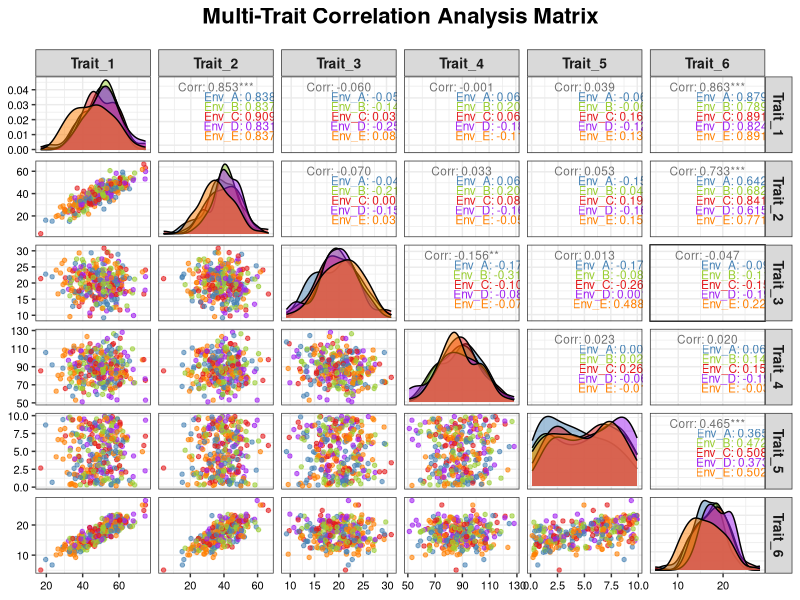

Generate this figure with R:
# ==============================================================================
# Project: Multi-Trait Correlation Analysis Pipeline
# Description: 
#   This script performs correlation matrix visualization for multiple phenotypic 
#   traits across different environments/targets using the GGally package.
#   It includes synthetic data generation to ensure privacy and reproducibility.
#
# Author: Liang Xiaotian
# Email: 494382219@qq.com
# Date: 2025-12-06
# License: MIT
# ==============================================================================

# ------------------------------------------------------------------------------
# Section 1: Environment Setup & Dependency Management
# ------------------------------------------------------------------------------

# List of required packages
required_packages <- c("ggplot2", "GGally")

# Function to check and install missing packages automatically
install_if_missing <- function(packages) {
  new_packages <- packages[!(packages %in% installed.packages()[, "Package"])]
  if (length(new_packages)) {
    message("Installing missing packages: ", paste(new_packages, collapse = ", "))
    install.packages(new_packages)
  }
  invisible(sapply(packages, library, character.only = TRUE))
}

# Load packages
install_if_missing(required_packages)

# Create output directory to keep workspace clean
output_dir <- "Correlation_Plots_Output"
if (!dir.exists(output_dir)) {
  dir.create(output_dir)
}

# ------------------------------------------------------------------------------
# Section 2: Data Simulation (Privacy Protection)
# NOTE: In real analysis, replace this section with read.csv("your_data.csv")
# ------------------------------------------------------------------------------

message("Generating synthetic correlation data...")

# Set seed for reproducibility
set.seed(123)

# 2.1 Define Simulation Parameters
n_samples <- 300
groups <- c("Env_A", "Env_B", "Env_C", "Env_D", "Env_E")
# Define traits (Generalized names)
trait_names <- c("Trait_1", "Trait_2", "Trait_3", "Trait_4", "Trait_5", "Trait_6")

# 2.2 Generate Random Data with Correlation Structure
# Create base dataframe
data <- data.frame(
  ID = 1:n_samples,
  Target = sample(groups, n_samples, replace = TRUE)
)

# Simulate correlated traits (e.g., Trait_1 is correlated with Trait_2)
data$Trait_1 <- rnorm(n_samples, mean = 50, sd = 10)
data$Trait_2 <- data$Trait_1 * 0.8 + rnorm(n_samples, mean = 0, sd = 5) # Positive correlation
data$Trait_3 <- rnorm(n_samples, mean = 20, sd = 4)
data$Trait_4 <- -data$Trait_3 * 0.6 + rnorm(n_samples, mean = 100, sd = 15) # Negative correlation
data$Trait_5 <- runif(n_samples, 0, 10)
data$Trait_6 <- data$Trait_1 * 0.3 + data$Trait_5 * 0.5 + rnorm(n_samples) # Complex relationship

# Convert grouping variable to factor
data$Target <- factor(data$Target)

# ------------------------------------------------------------------------------
# Section 3: Correlation Matrix Visualization
# ------------------------------------------------------------------------------

message("Generating correlation matrix plot...")

# 3.1 Define Plot Parameters
# Define custom colors for different groups
custom_colors <- c("steelblue", "yellowgreen", "#e31a1c", "purple", "#ff7f00")

# Select columns for analysis (excluding ID and Target)
analysis_cols <- trait_names 

# 3.2 Create ggpairs Plot
# Using 'Target' as the grouping variable for color mapping
p <- ggpairs(
  data = data,
  columns = analysis_cols,       # Columns to include in the matrix
  aes(color = Target, alpha = 0.6), # Grouping by 'Target'
  
  # Upper triangle: Correlation coefficients
  upper = list(continuous = wrap("cor", size = 3, alignPercent = 0.8)),
  
  # Lower triangle: Scatter plots
  lower = list(continuous = wrap("points", alpha = 0.6, size = 1.2)),
  
  # Diagonal: Density plots
  diag = list(continuous = wrap("densityDiag", alpha = 0.5)),
  
  title = "Multi-Trait Correlation Analysis Matrix"
) +
  # Apply custom colors
  scale_color_manual(values = custom_colors) +
  scale_fill_manual(values = custom_colors) +
  
  # Customize theme for publication quality
  theme_bw() +
  theme(
    axis.text = element_text(colour = "black", size = 8),
    axis.title = element_text(size = 10, face = "bold"),
    strip.text = element_text(face = "bold", size = 10), # Facet label size
    plot.title = element_text(hjust = 0.5, size = 16, face = "bold", margin = margin(b = 15)),
    legend.position = "bottom",
    legend.title = element_text(face = "bold")
  )

# ------------------------------------------------------------------------------
# Section 4: Save Results
# ------------------------------------------------------------------------------

# Define output filename
output_filename <- paste0(output_dir, "/Correlation_Matrix_Plot.png")

# Save as high-resolution PNG
ggsave(
  filename = output_filename,
  plot = p,
  width = 14,  # Adjusted for 6x6 matrix visibility
  height = 12,
  dpi = 300,
  bg = "white" # Ensure white background
)

message("Plot successfully saved to: ", output_filename)
message("Analysis Complete.")
